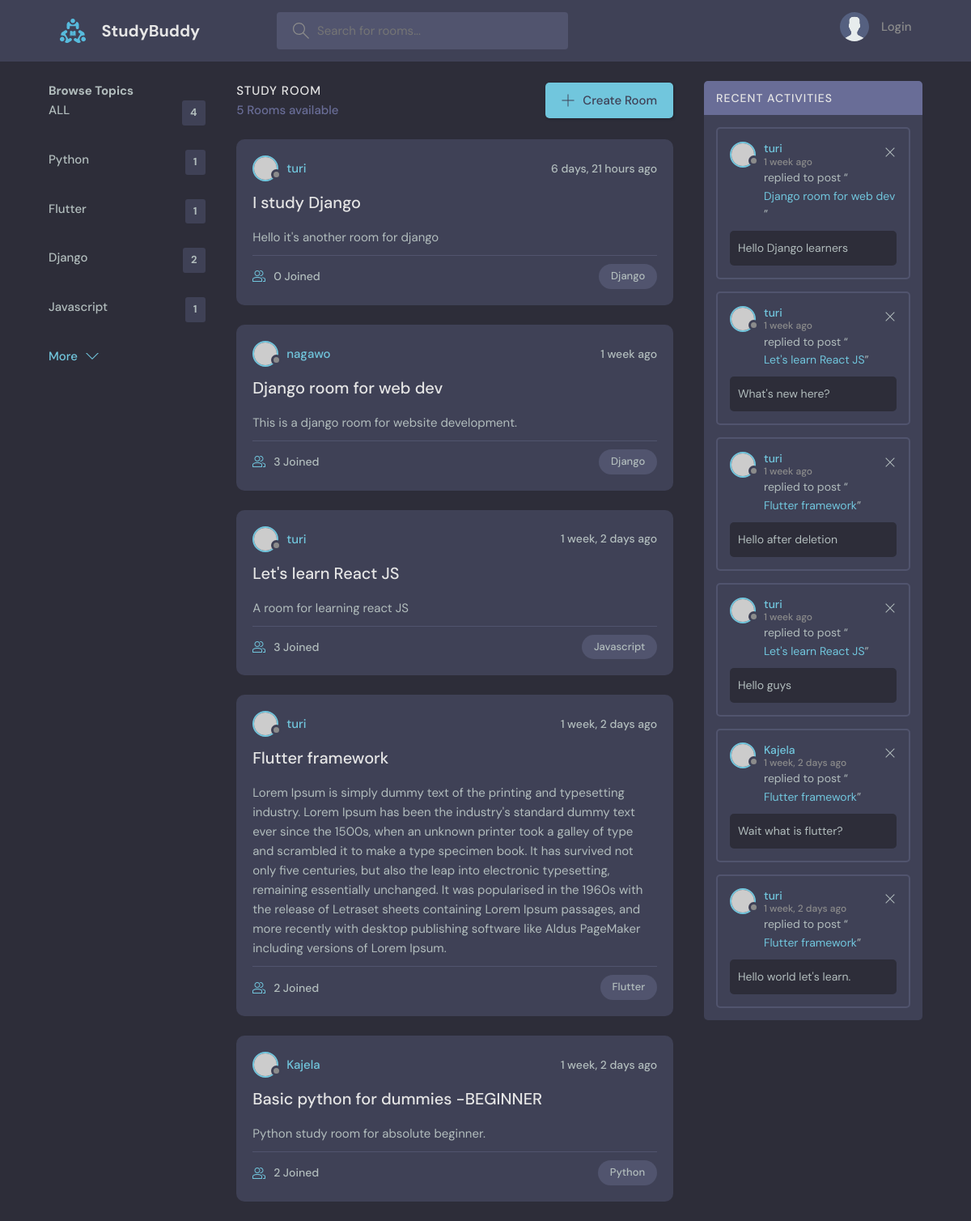
The page / on the database its author committed.
### base/models.py (models this page shows, shortened)
class Topic(models.Model):
    name = models.CharField(max_length=200)

class Room(models.Model):
    host =  models.ForeignKey(User, on_delete=models.SET_NULL,null=True)
    topic =  models.ForeignKey(Topic, on_delete=models.SET_NULL,null=True)
    name = models.CharField(max_length=200)
    description = models.TextField(null=True, blank=True)
    participants = models.ManyToManyField(User, related_name='participants', blank=True)
    updated = models.DateTimeField(auto_now=True)
    created = models.DateTimeField(auto_now_add=True)
    class Meta():
        ordering = ['-updated', '-created']
    def __str__(self):
        return self.name

class Message(models.Model):
    user = models.ForeignKey(User, on_delete=models.CASCADE)
    room = models.ForeignKey(Room, on_delete=models.CASCADE)
    body = models.TextField()
    updated = models.DateTimeField(auto_now=True)
    created = models.DateTimeField(auto_now_add=True)
    class Meta():
        ordering = ['-updated', '-created']
    def __str__(self):
        return self.body[0:50]

### base/views.py (the view)
# urls.py: path('', views.home, name="home"),
def home(request):
    q = request.GET.get('q') if request.GET.get('q') != None else ''
    rooms = Room.objects.filter(
        Q(topic__name__icontains=q) |
        Q(name__icontains=q) |
        Q(description__icontains=q)
        )
    topics = Topic.objects.all()
    room_count = rooms.count()
    room_messages = Message.objects.filter(Q(room__topic__name__icontains=q))
    context = {'rooms': rooms,
               'topics': topics,
               'room_count': room_count,
               'room_messages': room_messages,
               }
    return render(request, 'base/home.html', context)

### base/templates/base/home.html (shortened to what this page needs)
{% extends 'main.html' %}
{% block content %}
    <main class="layout layout--3">
      <div class="container">
         {% include 'base/topics_component.html' %}
        <div class="roomList">
          <div class="roomList__header">
            <div>
              <h2>Study Room</h2>
              <p>{{room_count}} Rooms available</p>
            </div>
            <a class="btn btn--main" href="{% url 'create-room' %}">
              <svg version="1.1" xmlns="http://www.w3.org/2000/svg" width="32" height="32" viewBox="0 0 32 32">
                <title>add</title>
                <path
                  d="M16.943 0.943h-1.885v14.115h-14.115v1.885h14.115v14.115h1.885v-14.115h14.115v-1.885h-14.115v-14.115z"
                ></path>
              </svg>
              Create Room
            </a>
          </div>
          {% include 'base/feed_component.html' %}
        </div>
        {% include 'base/activity_component.html' %}
      </div>
    </main>
    {% endblock %}

### base/templates/base/topics_component.html
<div class="topics">
    <div class="toipcs__header">
          <h2>Browse Topics</h2>
    </div>
          <ul class="topics__list">
              <li><a href="{% url 'home' %}">ALL <span>{{topics.count}}</span></a></li>
            {% for topic in topics %}
            <li>
                <a href="{% url 'home' %}?q={{topic.name}}">{{topic.name}} <span>{{topic.room_set.all.count}}</span></a>
            </li>
        {% endfor %}
          </ul>
          <a class="btn btn--link" href="topics.html">
            More
            <svg version="1.1" xmlns="http://www.w3.org/2000/svg" width="32" height="32" viewBox="0 0 32 32">
              <title>chevron-down</title>
              <path d="M16 21l-13-13h-3l16 16 16-16h-3l-13 13z"></path>
            </svg>
          </a>
</div>

### base/templates/base/feed_component.html (shortened to what this page needs)
{% for room in rooms %}
<div class="roomListRoom">
  <div class="roomListRoom__header">
    <a href="{% url 'profile' room.host.id %}" class="roomListRoom__author">
      <div class="avatar avatar--small">
        <img src="https://randomuser.me/api/portraits/women/11.jpg" />
      </div>
      <span>{{room.host.username}}</span>
    </a>
    <div class="roomListRoom__actions">
      <span>{{room.created|timesince}} ago</span>
    </div>
  </div>
  <div class="roomListRoom__content">
    <a href="{% url 'room' room.id %}">{{room.name}}</a>
    <p>
      {{room.description}}
    </p>
  </div>
  <div class="roomListRoom__meta">
    <a href="room.html" class="roomListRoom__joined">
      {{room.participants.all.count}} Joined
    </a>
    <p class="roomListRoom__topic">{{room.topic.name}}</p>
  </div>
</div>
{% endfor %}

### base/templates/base/activity_component.html
<div class="activities">
    <div class="activities__header">
      <h2>Recent Activities</h2>
    </div>
    {% for room_message in room_messages %}
    <div class="activities__box">
      <div class="activities__boxHeader roomListRoom__header">
        <a href="{% url 'profile' room_message.user.id %}" class="roomListRoom__author">
          <div class="avatar avatar--small">
            <img src="https://randomuser.me/api/portraits/women/11.jpg" />
          </div>
          <p>
            {{room_message.user}}
            <span>{{room_message.created|timesince}} ago</span>
          </p>
        </a>
        <div class="roomListRoom__actions">
          <a href="#">
            <svg version="1.1" xmlns="http://www.w3.org/2000/svg" width="32" height="32" viewBox="0 0 32 32">
              <title>remove</title>
              <path
                d="M27.314 6.019l-1.333-1.333-9.98 9.981-9.981-9.981-1.333 1.333 9.981 9.981-9.981 9.98 1.333 1.333 9.981-9.98 9.98 9.98 1.333-1.333-9.98-9.98 9.98-9.981z"
              ></path>
            </svg>
          </a>
        </div>
      </div>
      <div class="activities__boxContent">
        <p>replied to post “<a href="{% url 'room' room_message.room.id %}">{{room_message.room}}</a>”</p>
        <div class="activities__boxRoomContent">
          {{room_message.body}}
        </div>
      </div>
    </div>
    {% endfor %}
  </div>

### rows shown on the page
Topic: name "Python", room_set.all.count "1"
Topic: name "Flutter", room_set.all.count "1"
Topic: name "Django", room_set.all.count "2"
Topic: name "Javascript", room_set.all.count "1"
Room: host.username "turi", created "6 days, 21 hours", name "I study Django", description "Hello it's another room for django", participants.all.count "0", topic.name "Django"
Room: host.username "nagawo", created "1 week", name "Django room for web dev", description "This is a django room for website development.", participants.all.count "3", topic.name "Django"
Room: host.username "turi", created "1 week, 2 days", name "Let's learn React JS", description "A room for learning react JS", participants.all.count "3", topic.name "Javascript"
Room: host.username "turi", created "1 week, 2 days", name "Flutter framework", description "Lorem Ipsum is simply dummy text of the printing and typesetting industry. Lorem Ipsum has been the industry's standard dummy text ever since the 1500s, when an unknown printer took a galley of type and scrambled it to make a type specimen book. It has survived not only five centuries, but also the leap into electronic typesetting, remaining essentially unchanged. It was popularised in the 1960s with the release of Letraset sheets containing Lorem Ipsum passages, and more recently with desktop publishing software like Aldus PageMaker including versions of Lorem Ipsum.", participants.all.count "2", topic.name "Flutter"
Room: host.username "Kajela", created "1 week, 2 days", name "Basic python for dummies -BEGINNER", description "Python study room for absolute beginner.", participants.all.count "2", topic.name "Python"
Message: user "turi", created "1 week", room "Django room for web dev", body "Hello Django learners"
Message: user "turi", created "1 week", room "Let's learn React JS", body "What's new here?"
Message: user "turi", created "1 week", room "Flutter framework", body "Hello after deletion"
Message: user "turi", created "1 week", room "Let's learn React JS", body "Hello guys"
Message: user "Kajela", created "1 week, 2 days", room "Flutter framework", body "Wait what is flutter?"
Message: user "turi", created "1 week, 2 days", room "Flutter framework", body "Hello world let's learn."

### other values the page prints
{{ topics.count }} "4"
{{ room_count }} "5"
